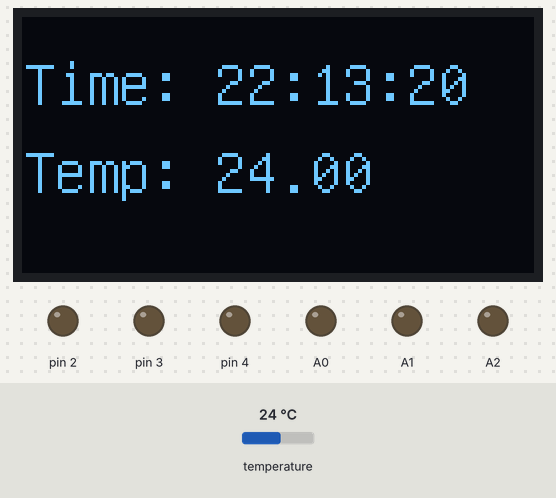
Bench run of a sketch on a simulated Arduino Uno, built with avr-gcc and run on an emulated ATmega328P. Shown: 128×64 one-colour display, output pins drawn as LEDs (lit = HIGH). The test bench sets the inputs (shaded band); at power-on: temperature 24 °C. The local clock reads 2024-03-15 10:24:30 at power-on unless the sketch sets it; what the sketch prints to the serial monitor is not drawn.

Above: at 1.2 s.
1.3 s: temperature set to 29 °C
At 3.5 s:
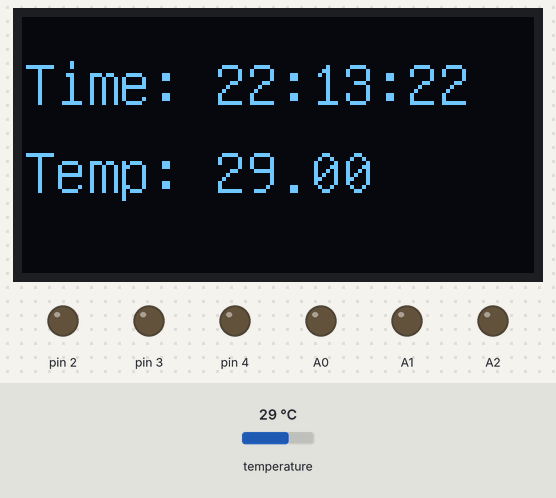
4.6 s: temperature set to 30.4 °C
At 5.7 s:
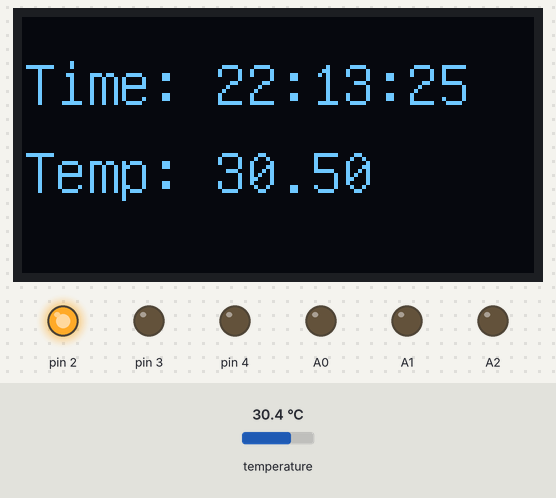
7.9 s: temperature set to 19 °C
At 9.5 s:
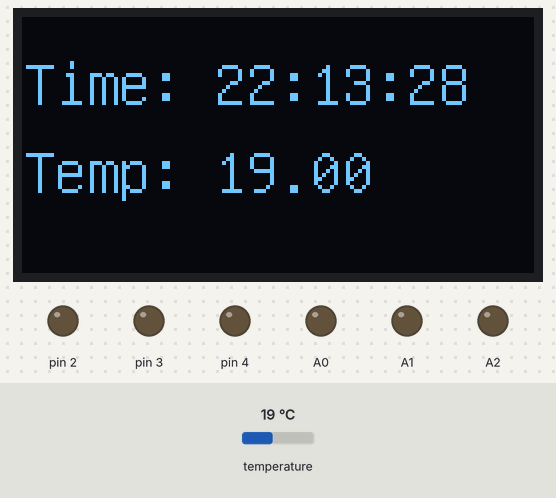
Timing chart, 0 to 11.0 s (numbered marks = the images above; inputs shaded):
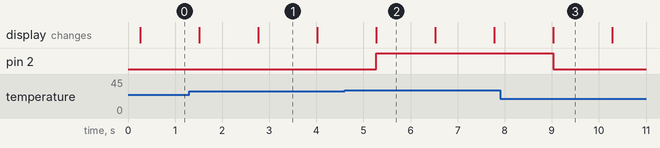

Measured:
- the behaviour switches between 29.8 and 29.9 °C on temperature (found by bisection; images 1 and 2)
- after the input at 4.6 s, pin 2: LOW → HIGH after 0.67 s
- after the input at 7.9 s, pin 2: HIGH → LOW after 1.1 s
- what the display in image 3 shows lasts 1.3 s, from 9.0 s to 10.3 s

The sketch:

clockproject_copy_20241108102750.ino
```cpp
/*
* Name: clock and temp project
* Author: Victor Huke
* Date: 2024-10-10
* Description: This project uses a ds3231 to measure time and displays the time to an 1306 oled display,
* Further, it measures temprature with a analog temprature module and displays a mapped value to a 9g-servo-motor
*/

// Include Libraries
#include <RTClib.h>
#include <Wire.h>
#include <U8glib.h>


// Init constants

// Init global variables

// construct objects
RTC_DS3231 rtc;
U8GLIB_SSD1306_128X64 u8g(U8G_I2C_OPT_NO_ACK);

void setup() {
  // init communication
  Serial.begin(9600);
  Wire.begin();
  rtc.begin();

  // Init Hardware
  pinMode(A0, OUTPUT);
  pinMode(A1, OUTPUT);
  pinMode(A2, OUTPUT);

  //Settings
  rtc.adjust(DateTime(F(__DATE__), F(__TIME__)));
  u8g.setFont(u8g_font_unifont);
}

void loop() {

  oledWrite("Time: " + getTime(),"Temp: " + String(getTemp()));
  setColor(int(trunc(getTemp())), 0, 0);
  delay(1000);

}


/*
*This function reads time from an ds3231 module and package the time as a String
*Parameters: Void
*Returns: time in hh:mm:ss as String
*/
String getTime() {
  DateTime now = rtc.now();
  return String(now.hour()) + ":" + String(now.minute()) + ":" + String(now.second());
}

/*
* This function reads an analog pin connected to an analog temprature sensor and calculates the corresponding temp
*Parameters: Void
*Returns: temprature as float
*/
float getTemp() {
  return rtc.getTemperature();
}

/*
* This function takes a string and draws it to an oled display
*Parameters: - text: String to write to display
*Returns: void
*/
void oledWrite(String text1,String text2) {
  u8g.firstPage();
  do {
    u8g.drawStr(0, 22, text1.c_str());
    u8g.drawStr(0, 44, text2.c_str());
  } while (u8g.nextPage());
}

void setColor(int red, int green, int blue) {
  red = red - 18;
  red = red*red;
  analogWrite(2, red);
  analogWrite(3, green);
  analogWrite(4, blue);
  Serial.println(red);
}
```
